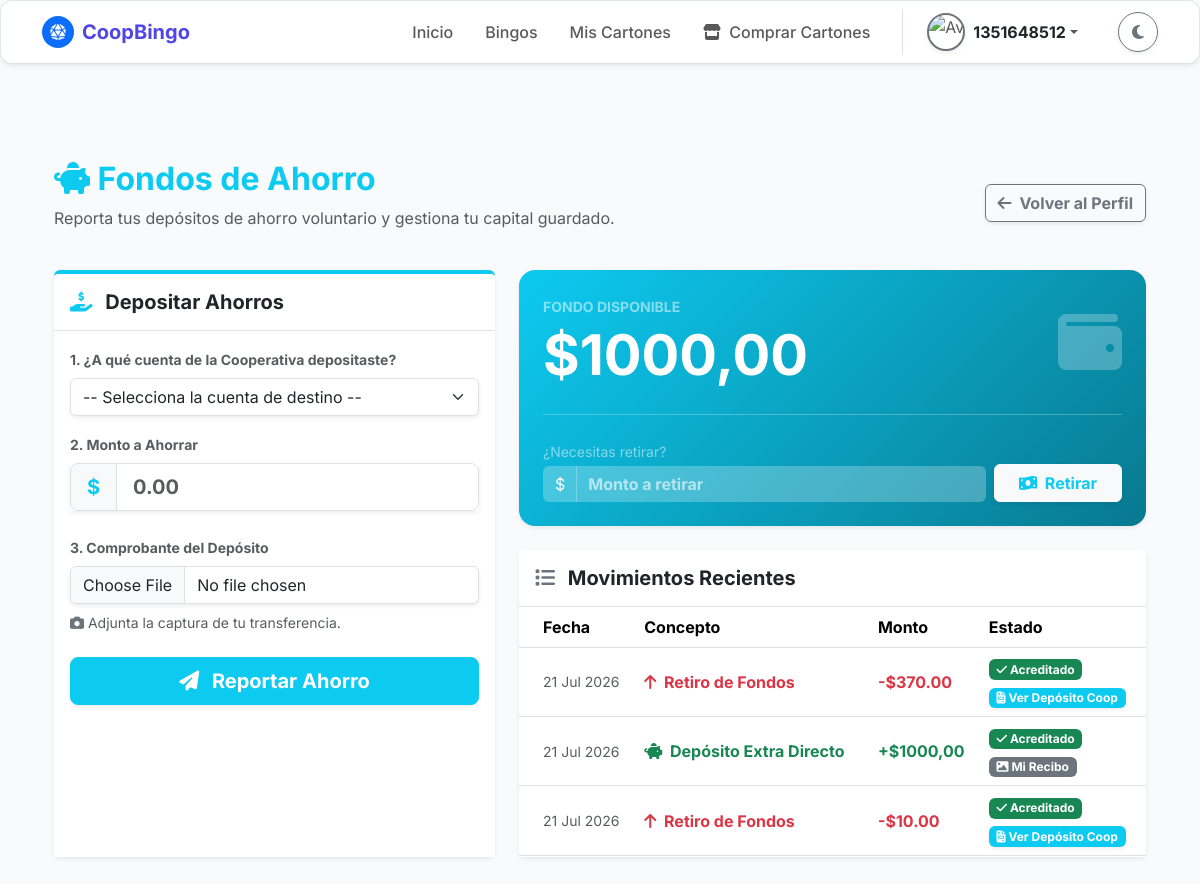
/mi-cuenta/ahorros/ (signed in), run on an earlier commit of the app's database.
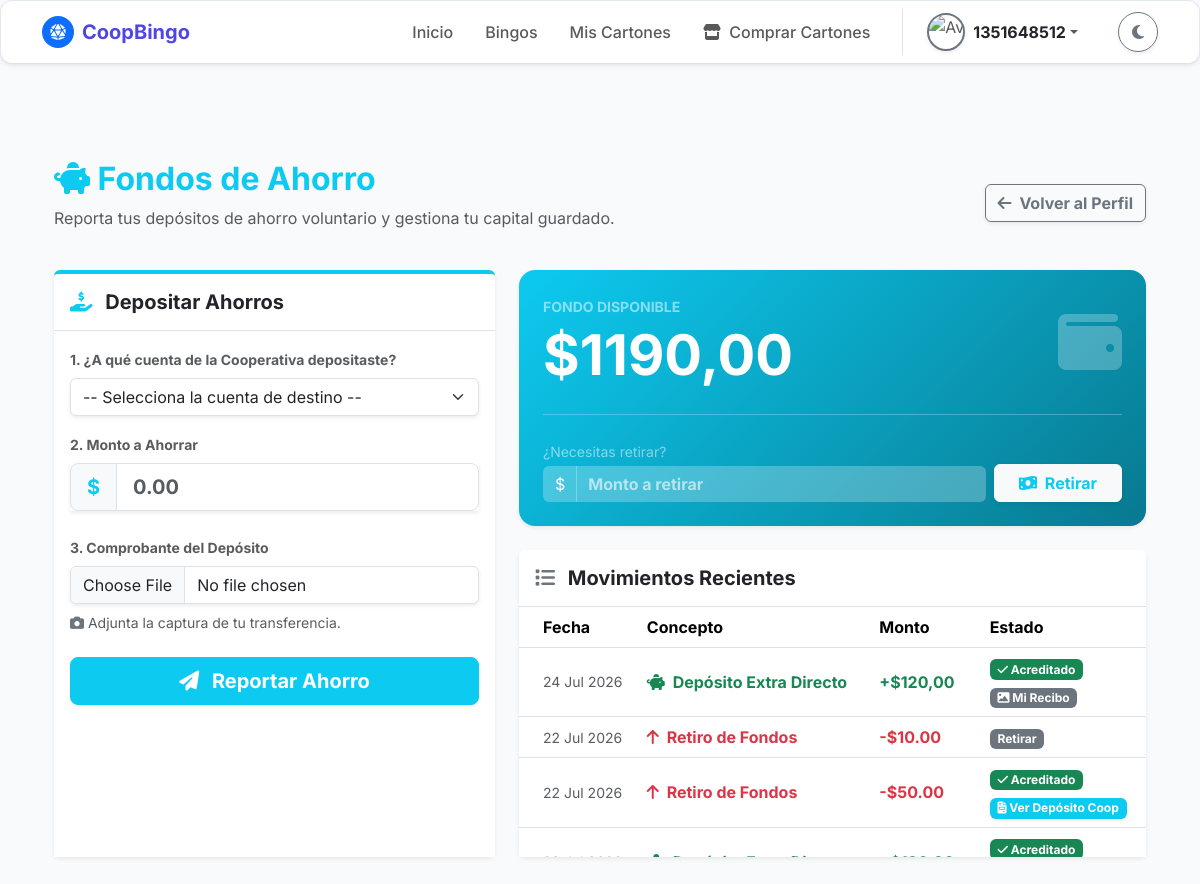
And on a later commit of the database.
### bingo/models.py (models this page shows, shortened)
class Ahorro(models.Model):
    TIPO_AHORRO_CHOICES = [
        ('Obligatorio', 'Obligatorio'),
        ('Voluntario', 'Voluntario'),
    ]
    ESTADO_AHORRO_CHOICES = [
        ('Acreditado', 'Acreditado'),
        ('Pendiente', 'Pendiente'),
        ('Rechazado', 'Rechazado'),
        ('Retirar', 'Retirar'),
        ('Activo', 'Activo'),
        ('Inactivo', 'Inactivo'),
    ]
    idahorro = models.AutoField(primary_key=True)
    idsocio = models.ForeignKey(
        'Socio',
        on_delete=models.PROTECT,
        db_column='idsocio',
        verbose_name="Socio"
    )
    idbingo = models.ForeignKey(
        'Bingo',
        on_delete=models.SET_NULL,
        null=True,
        blank=True,
        db_column='idbingo',
        verbose_name="Bingo Asociado"
    )
    tipoahorro = models.CharField(
        max_length=50,
        choices=TIPO_AHORRO_CHOICES,
        verbose_name="Tipo de Ahorro"
    )
    montoahorro = models.DecimalField(
        max_digits=10,
        decimal_places=2,
        verbose_name="Monto Ahorrado"
    )
    fechaahorro = models.DateTimeField(
        auto_now_add=True,
        verbose_name="Fecha de Ahorro"
    )
    comentarioahorro = models.CharField(
        max_length=100,
        null=True,
        blank=True,
        verbose_name="Comentario"
    )
    estadoahorro = models.CharField(
        max_length=25,
        choices=ESTADO_AHORRO_CHOICES,
        verbose_name="Estado del Ahorro"
    )
    idmetodopago = models.ForeignKey(
        'MetodoPago',
        on_delete=models.SET_NULL,
        null=True,
        blank=True,
        db_column='idmetodopago',
        verbose_name="Cuenta de Destino"
    )
    comprobanteahorro = models.FileField(
        upload_to='media/ahorro/comprobantes/',
        null=True,
        blank=True,
        verbose_name="Comprobante de Ahorro"
    )
    origenahorro = models.CharField(
        max_length=50,
        default='Directo',
        null=True,
        blank=True,
        verbose_name="Origen del Ahorro"
    )
    class Meta:
        db_table = 'Ahorro'
        verbose_name = 'Ahorro'
        verbose_name_plural = 'Ahorros'

### bingo/views.py (the view, shortened to what this page needs)
# urls.py: path('mi-cuenta/ahorros/', views.ahorro, name='ahorro'),
@login_required
def ahorro(request):
    socio = Socio.objects.filter(cisocio=request.user.username).first()
    if not socio or socio.estadosocio not in ['Activo', 'Active']:
        messages.warning(request, "Acceso denegado: Debes ser un Socio activo para acceder a la libreta de ahorros.")
        return redirect('inicio')
    historial_ahorros = Ahorro.objects.filter(idsocio=socio).order_by('-fechaahorro')
    total_ahorrado = historial_ahorros.filter(estadoahorro='Acreditado').aggregate(total=Sum('montoahorro'))['total'] or Decimal('0.00')
    contexto = {
        'socio': socio,
        'historial_ahorros': historial_ahorros,
        'total_ahorrado': total_ahorrado,
        'metodos_pago': MetodoPago.objects.filter(estadometodopago='Activo')
    }
    return render(request, 'cuentas/ahorro.html', contexto)

### bingo/templates/cuentas/ahorro.html (shortened to what the changed rows need)
{% extends 'comunes/base.html' %}
{% load static %}
{% block content %}
<div class="container mt-5 mb-5">
    <div class="row mb-4">
        <div class="col-12 d-flex justify-content-between align-items-center flex-wrap">
            <div>
                <h2 class="mb-2 text-info fw-bold"><i class="fas fa-piggy-bank"></i> Fondos de Ahorro</h2>
            </div>
        </div>
    </div>
    <div class="row g-4">
        <div class="col-lg-7 d-flex flex-column gap-4">
            <div class="card shadow-sm border-0 bg-info text-white rounded-4 overflow-hidden" style="background: linear-gradient(135deg, #0dcaf0 0%, #087990 100%);">
                <div class="card-body p-4">
                    <div class="d-flex justify-content-between align-items-center">
                        <div>
                            <span class="text-white-50 text-uppercase fw-bold small tracking-wide">Fondo Disponible</span>
                            <h2 class="display-4 fw-bold mb-0 mt-1">${{ total_ahorrado|floatformat:2 }}</h2>
                        </div>
                    </div>
                </div>
            </div>
            <div class="card shadow-sm border-0 flex-grow-1">
                <div class="card-body p-0">
                    <div class="table-responsive" style="max-height: 250px; overflow-y: auto;">
                        <table class="table table-hover align-middle mb-0">
                            <thead class="bg-body-tertiary border-bottom sticky-top">
                                <tr>
                                    <th class="ps-4">Fecha</th>
                                    <th>Concepto</th>
                                    <th>Monto</th>
                                    <th>Estado</th>
                                </tr>
                            </thead>
                            <tbody>
                                {% for ah in historial_ahorros %}
                                <tr>
                                    <td class="ps-4 text-muted small">{{ ah.fechaahorro|date:"d M Y" }}</td>
                                    <td>
                                        {% if ah.montoahorro < 0 %}
                                            <span class="fw-bold text-danger"><i class="fas fa-arrow-up me-1"></i> Retiro de Fondos</span>
                                        {% elif ah.origenahorro == 'Semanal' %}
                                            <span class="fw-bold text-warning-emphasis"><i class="fas fa-calendar-check text-warning me-1"></i> Ahorro de Cuota Semanal</span>
                                        {% else %}
                                            <span class="fw-bold text-success"><i class="fas fa-piggy-bank me-1"></i> Depósito Extra Directo</span>
                                        {% endif %}
                                    </td>
                                    <td class="fw-bold fs-6">
                                        {% if ah.montoahorro < 0 %}
                                            <span class="text-danger">-${{ ah.montoahorro|stringformat:".2f"|slice:"1:" }}</span>
                                        {% elif ah.origenahorro == 'Semanal' %}
                                            <span class="text-warning-emphasis">+${{ ah.montoahorro|floatformat:2 }}</span>
                                        {% else %}
                                            <span class="text-success">+${{ ah.montoahorro|floatformat:2 }}</span>
                                        {% endif %}
                                    </td>
                                    <td>
                                        {% if ah.estadoahorro == 'Acreditado' or ah.estadoahorro == 'Activo' %}
                                            <span class="badge bg-success mb-1"><i class="fas fa-check"></i> Acreditado</span>
                                            {% if ah.montoahorro < 0 and ah.comprobanteahorro %}
                                                <br>
                                                <a href="{{ ah.comprobanteahorro.url }}" target="_blank" class="badge bg-info text-white text-decoration-none shadow-sm">
                                                    <i class="fas fa-file-invoice"></i> Ver Depósito Coop
                                                </a>
                                            {% elif ah.montoahorro > 0 and ah.comprobanteahorro %}
                                                <br>
                                                <a href="{{ ah.comprobanteahorro.url }}" target="_blank" class="badge bg-secondary text-white text-decoration-none">
                                                    <i class="fas fa-image"></i> Mi Recibo
                                                </a>
                                            {% endif %}
                                        {% elif ah.estadoahorro == 'Pendiente' %}
                                            <span class="badge bg-warning text-dark"><i class="fas fa-clock"></i> Pendiente</span>
                                        {% else %}
                                            <span class="badge bg-secondary">{{ ah.estadoahorro }}</span>
                                        {% endif %}
                                    </td>
                                </tr>
                                {% empty %}
                                <tr>
                                    <td colspan="4" class="text-center py-4 text-muted">
                                        No hay movimientos en tu libreta.
                                    </td>
                                </tr>
                                {% endfor %}
                            </tbody>
                        </table>
                    </div>
                </div>
            </div>
        </div>
    </div>
</div>
{% endblock %}

What changed in the data, as far as the page shows it:
no longer on this page (row unchanged): Ahorro: fechaahorro "21 Jul 2026", shows "Retiro de Fondos", montoahorro "370.00"
no longer on this page (row unchanged): Ahorro: fechaahorro "21 Jul 2026", origenahorro "Directo" (drawn), montoahorro "1000,00"
no longer on this page (row unchanged): Ahorro: fechaahorro "21 Jul 2026", shows "Retiro de Fondos", montoahorro "10.00"
added Ahorro: fechaahorro "24 Jul 2026", origenahorro "Directo" (drawn), montoahorro "120,00"
added Ahorro: fechaahorro "22 Jul 2026", shows "Retiro de Fondos", montoahorro "10.00", estadoahorro "Retirar"
added Ahorro: fechaahorro "22 Jul 2026", shows "Retiro de Fondos", montoahorro "50.00"
added Ahorro: montoahorro 120 (drawn)
Also different on the page:
{{ total_ahorrado|floatformat:2 }}: "1000,00" → "1190,00"
